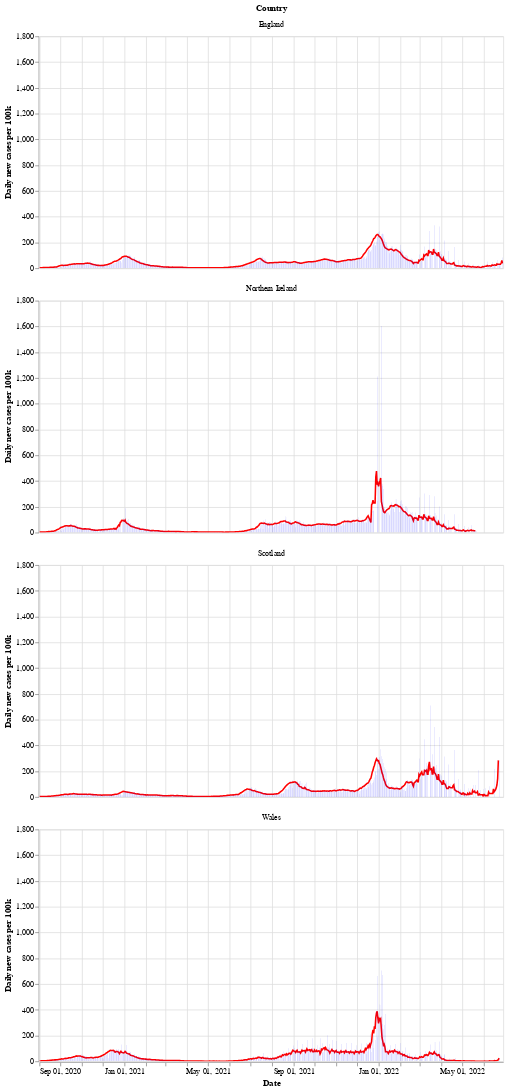

Source (notebook cell):
### Markdown cell above
Next is a bar chart of the number of new cases in each country (per 100k population), with the 7 day moving average of cases. Again we see that Wales saw a longer period of raising and falling cases compared to the other countries.

After a period of cases falling, each nation is now seeing a rise in the number of cases - especially in Wales.

### Code cell
# collapse
bars = alt.Chart(uk_cases).mark_bar().encode(
    x=alt.X("yearmonthdate(date):T", axis=alt.Axis(title='Date')),
    y=alt.Y("newCasesRate:Q", axis=alt.Axis(title='Daily new cases per 100k')),
    tooltip='newCasesRate',
    color=alt.condition(
        alt.datum.dailyChange > 0,
        alt.value("orange"),  # The positive color
        alt.value("blue")  # The negative color
    )
).properties(title='New cases per 100k population with rolling 7 day average', width=600).interactive()
line = alt.Chart(uk_cases).mark_line(
    color='red',
    size=2,
).transform_window(
    rolling_mean='mean(newCasesRate)',
    frame=[0, 7],
    groupby=['areaName']
).encode(
    x='yearmonthdate(date):T',
    y='rolling_mean:Q'
)
alt.layer(line, bars, data=uk_cases).facet(alt.Row('areaName', title='Country'), columns=1)

### Figure 1 — Vega-Lite specification as saved in the notebook (floating-point values rounded to 4 significant figures; data arrays with more than 128 entries replaced by an {"elided": "..."} marker saying what was removed)
{"config": {"view": {"continuousWidth": 400, "continuousHeight": 300}}, "data": {"name": "data-70a26f7cff79912fc07e7a1464e9ae35"}, "facet": {"type": "nominal", "field": "areaName", "title": "Country"}, "spec": {"layer": [{"mark": {"type": "line", "color": "red", "size": 2}, "encoding": {"x": {"type": "temporal", "field": "date", "timeUnit": "yearmonthdate"}, "y": {"type": "quantitative", "field": "rolling_mean"}}, "transform": [{"window": [{"op": "mean", "field": "newCasesRate", "as": "rolling_mean"}], "frame": [0, 7], "groupby": ["areaName"]}]}, {"mark": "bar", "encoding": {"color": {"condition": {"value": "orange", "test": "(datum.dailyChange > 0)"}, "value": "blue"}, "tooltip": {"type": "quantitative", "field": "newCasesRate"}, "x": {"type": "temporal", "axis": {"title": "Date"}, "field": "date", "timeUnit": "yearmonthdate"}, "y": {"type": "quantitative", "axis": {"title": "Daily new cases per 100k"}, "field": "newCasesRate"}}, "selection": {"selector002": {"type": "interval", "bind": "scales", "encodings": ["x", "y"]}}, "title": "New cases per 100k population with rolling 7 day average", "width": 600}]}, "columns": 1, "$schema": "https://vega.github.io/schema/vega-lite/v4.8.1.json", "datasets": {"data-70a26f7cff79912fc07e7a1464e9ae35": {"elided": "2614 records"}}}
